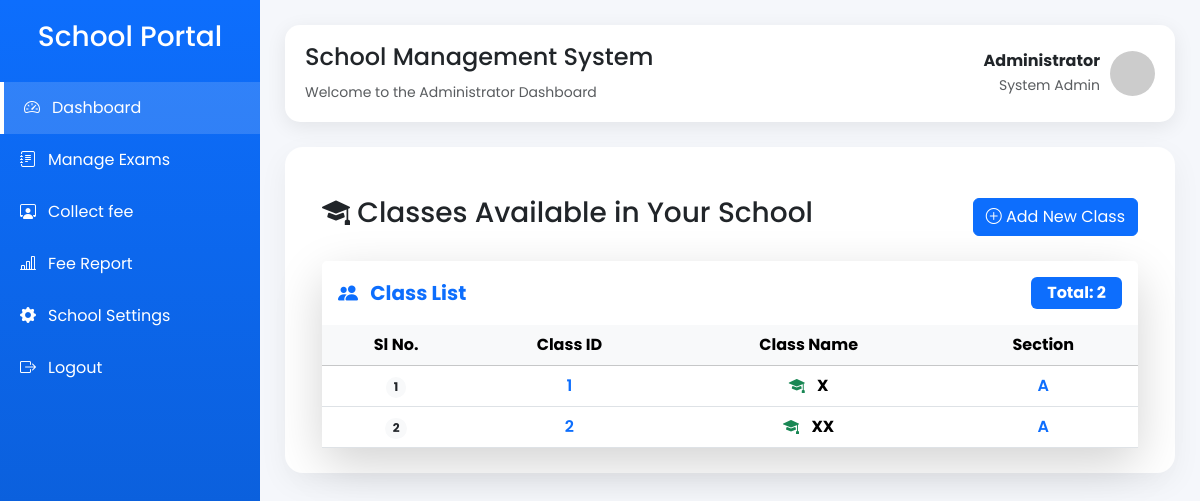
The page /class_list (signed in) on the database as committed earlier.
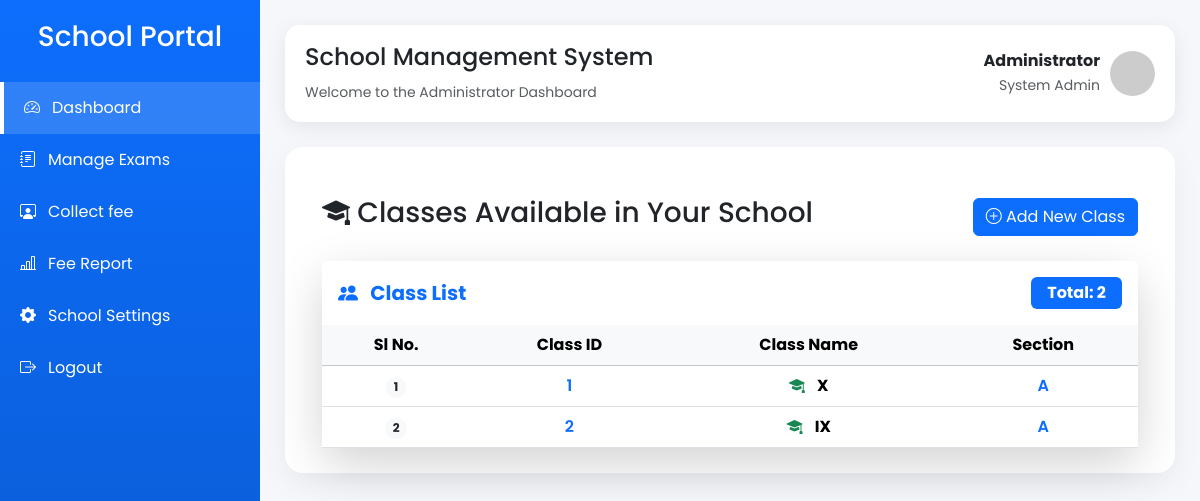
The same page on the database as committed later.
### application/model.py (models this page shows, shortened)
class SchoolClass(db.Model):
    __tablename__ = "classes"
    id = db.Column(db.Integer, primary_key=True)
    name = db.Column(db.String(20), nullable=False)
    section = db.Column(db.String(10), nullable=False)
    students = db.relationship("Student",back_populates="school_class",cascade="all, delete-orphan")
    subjects = db.relationship("Subject",back_populates="school_class",cascade="all, delete-orphan" )
    fee_types = db.relationship("FeeType",back_populates="school_class",cascade="all, delete-orphan")
    __table_args__ = (
        db.UniqueConstraint(
            "name",
            "section",
            name="unique_class_section"
        ),
    )

### application/controler.py (the view)
@app.route("/class_list")
@login_required
def class_list():
    if current_user.role != "admin":
            flash("Only Admin can access this page.", "danger")
            return redirect(url_for("login"))
    classes = SchoolClass.query.all()
    return render_template(
        "admin/class_list.html",
        classes=classes
    )

### application/controler.py (called while the page is built)
@login_manager.user_loader
def load_user(user_id):
    return User.query.get(int(user_id))

### templates/admin/class_list.html (shortened to what this page needs)
{% extends "admin/admin_dashboard.html" %}
{% block content %}
<div class="container mt-4">
    <div class="d-flex justify-content-between align-items-center mb-4">
        <h3>
            <i class="bi bi-mortarboard-fill"></i>
            Classes Available in Your School
        </h3>
        <a href="{{ url_for('create_class') }}" class="btn btn-primary">
            <i class="bi bi-plus-circle"></i>
            Add New Class
        </a>
    </div>
    <div class="card border-0 shadow-lg rounded-4">
    <div class="card-header bg-white border-0 py-3">
        <div class="d-flex justify-content-between align-items-center">
            <h5 class="mb-0 fw-bold text-primary">
                <i class="bi bi-people-fill me-2"></i>
                Class List
            </h5>
            <span class="badge bg-primary fs-6 px-3 py-2">
                Total: {{ classes|length }}
            </span>
        </div>
    </div>
    <div class="card-body p-0">
        <div class="table-responsive">
            <table class="table table-hover align-middle mb-0" id="classTable">
                <thead class="table-light text-center">
                    <tr>
                        <th>Sl No.</th>
                        <th>Class ID</th>
                        <th>Class Name</th>
                        <th>Section</th>
                    </tr>
                </thead>
                <tbody class="text-center">
                    {% for c in classes %}
                    <tr>
                        <td>
                            <span class="badge rounded-pill bg-light text-dark">
                                {{ loop.index }}
                            </span>
                        </td>
                        <td>
                            <span class="fw-semibold text-primary">
                                {{ c.id }}
                            </span>
                        </td>
                        <td>
                            <i class="bi bi-mortarboard-fill text-success me-2"></i>
                            <strong>{{ c.name }}</strong>
                        </td>
                         <td>
                            <span class="fw-semibold text-primary">
                                {{ c.section }}
                            </span>
                        </td>
                    </tr>
                    {% endfor %}
                </tbody>
            </table>
        </div>
    </div>
</div>
</div>
{% endblock %}

Rows that differ between the two databases and show on the page:
changed SchoolClass id 2: name "XX" → "IX"
